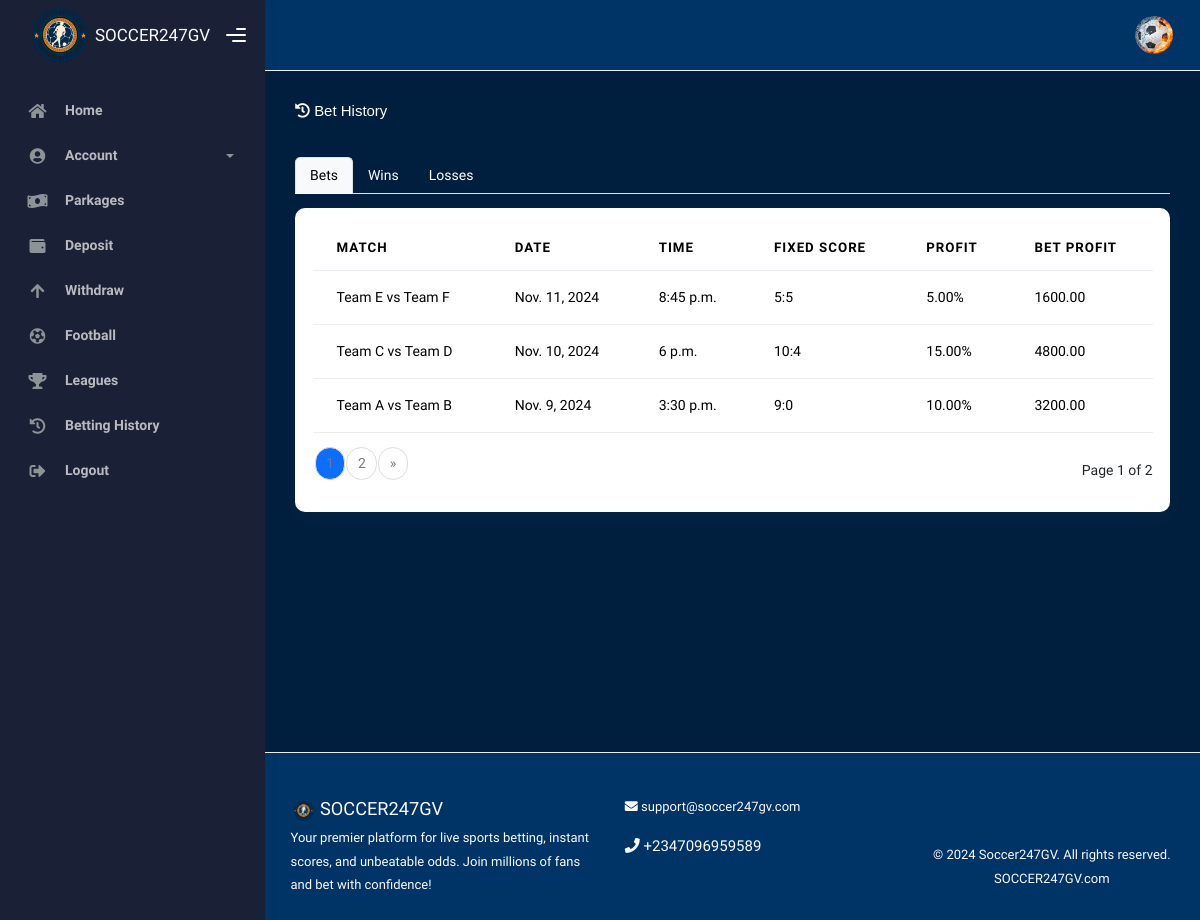
/bet_history/ (signed in), run on the app's committed database.
### accounts/models.py (models this page shows, shortened)
class BetHistory(models.Model):
    user = models.ForeignKey(settings.AUTH_USER_MODEL, on_delete=models.CASCADE)  # Use the custom user model
    match = models.CharField(max_length=255)
    date = models.DateField()  # The date of the match
    time = models.TimeField()  # The time of the match
    fixed_score = models.CharField(max_length=10)  # e.g., "2 - 0"
    profit_percentage = models.DecimalField(max_digits=5, decimal_places=2)  # e.g., 5.00
    bet_amount = models.DecimalField(max_digits=10, decimal_places=2)  # e.g., 100.00
    placed_at = models.DateTimeField(auto_now_add=True)  # Automatically set the date/time when the bet is placed

### Soccer_app/views.py (the view)
# urls.py: path('bet_history/',views.beting_history,name="bet_history"),
def beting_history(request):
    tab = request.GET.get('tab', 'bets')  # Default to 'bets' if no tab is specified
    bets = BetHistory.objects.filter(user=request.user).order_by('-date')
    wins = bets.filter(profit_percentage__gt=0).order_by('-date')
    losses = bets.filter(profit_percentage__lte=0).order_by('-date')
    bets_paginator = Paginator(bets, 3)
    wins_paginator = Paginator(wins, 3)
    losses_paginator = Paginator(losses, 3)
    page_number = request.GET.get('page', 1)
    if tab == 'wins':
        page = wins_paginator.get_page(page_number)
    elif tab == 'losses':
        page = losses_paginator.get_page(page_number)
    else:
        page = bets_paginator.get_page(page_number)
    context = {
        'bets': bets_paginator.get_page(page_number),
        'wins': wins_paginator.get_page(page_number),
        'losses': losses_paginator.get_page(page_number),
        'current_tab': tab,  # Pass the current tab to the context
        'page': page,        # Pass the current page data
    }
    return render(request, 'home/beting_history.html', context)

### Soccer_app/templates/home/beting_history.html (shortened to what this page needs)
{% extends 'core/base/base.html' %}
{% load static %}
{% block contents %}
  <div class="page-inner mb-5 pb-5">
    <div class="d-flex align-items-left align-items-md-center flex-column flex-md-row pt-2 pb-4">
      <div>
        <h6 style="font-family: Verdana, Geneva, Tahoma, sans-serif; color: white;" class="mb-3"><i class="fas fa-history"></i> Bet History</h6>
      </div>
    </div>
    <div class="container-fluid mb-5 pb-5 p-0">
      <ul class="nav nav-tabs" id="matchTabs" role="tablist">
        <li class="nav-item" role="presentation">
          <a class="nav-link active" id="bets-tab" data-bs-toggle="tab" href="#bets" role="tab" aria-controls="bets" aria-selected="true">Bets</a>
        </li>
        <li class="nav-item" role="presentation">
          <a class="nav-link" id="wins-tab" data-bs-toggle="tab" href="#wins" role="tab" aria-controls="wins" aria-selected="false">Wins</a>
        </li>
        <li class="nav-item" role="presentation">
          <a class="nav-link" id="losses-tab" data-bs-toggle="tab" href="#losses" role="tab" aria-controls="losses" aria-selected="false">Losses</a>
        </li>
      </ul>
      <div class="tab-content mt-3" id="matchTabsContent">
        <div class="tab-pane fade show active" id="bets" role="tabpanel" aria-labelledby="bets-tab">
          <div class="card">
            <div class="card-body">
              <div class="table-responsive">
                <table class="table table-hover" style="background-color: white;">
                  <thead>
                    <tr>
                      <th>Match</th>
                      <th>Date</th>
                      <th>Time</th>
                      <th>Fixed Score</th>
                      <th>Profit</th>
                      <th>Bet Profit</th>
                    </tr>
                  </thead>
                  <tbody>
                    {% for bet in bets %}
                      <tr>
                        <td>{{ bet.match }}</td>
                        <td>{{ bet.date }}</td>
                        <td>{{ bet.time }}</td>
                        <td>{{ bet.fixed_score }}</td>
                        <td>{{ bet.profit_percentage }}%</td>
                        <td>{{ bet.bet_amount }}</td>
                      </tr>
                    {% empty %}
                      <tr>
                        <td colspan="6">No bets found.</td>
                      </tr>
                    {% endfor %}
                  </tbody>
                </table>
                <div class="d-flex justify-content-between align-items-center mt-3">
                  <nav aria-label="Page navigation">
                    <ul class="pagination">
                      {% for num in bets.paginator.page_range %}
                        {% if bets.number == num %}
                          <li class="page-item active" aria-current="page">
                            <span class="page-link">{{ num }}</span>
                          </li>
                        {% else %}
                          <li class="page-item">
                            <a class="page-link" href="?tab=bets&page={{ num }}">{{ num }}</a>
                          </li>
                        {% endif %}
                      {% endfor %}
                      {% if bets.has_next %}
                        <li class="page-item">
                          <a class="page-link" href="?tab=bets&page={{ bets.next_page_number }}" aria-label="Next"><span aria-hidden="true">&raquo;</span></a>
                        </li>
                      {% endif %}
                    </ul>
                  </nav>
                  <span>Page {{ bets.number }} of {{ bets.paginator.num_pages }}</span>
                </div>
              </div>
            </div>
          </div>
        </div>
      </div>
    </div>
  </div>
{% endblock %}

### Soccer_app/templates/core/base/base.html (style rules this page uses)
.bg-dark-blue { background-color: #001f3f; }
.bg-dark-blue { background-color: #001f3f !important; color: white; }
thead th { background-color: #001f3f; color: white; }
tbody tr { color: #001f3f; }

### Soccer_app/templates/home/beting_history.html (style rules this page uses)
.nav-tabs .nav-link { color: white; }
.nav-tabs .nav-link.active { color: #000; background-color: #f8f9fa; }

### data on the page
BetHistory: match "Team E vs Team F", date "Nov. 11, 2024", time "8:45 p.m.", fixed_score "5:5", profit_percentage "5.00", bet_amount "1600.00"
BetHistory: match "Team C vs Team D", date "Nov. 10, 2024", time "6 p.m.", fixed_score "10:4", profit_percentage "15.00", bet_amount "4800.00"
BetHistory: match "Team A vs Team B", date "Nov. 9, 2024", time "3:30 p.m.", fixed_score "9:0", profit_percentage "10.00", bet_amount "3200.00"

### other printed values
{{ num }} "1"
{{ num }} "2"
{{ bets.number }} "1"
{{ bets.paginator.num_pages }} "2"
